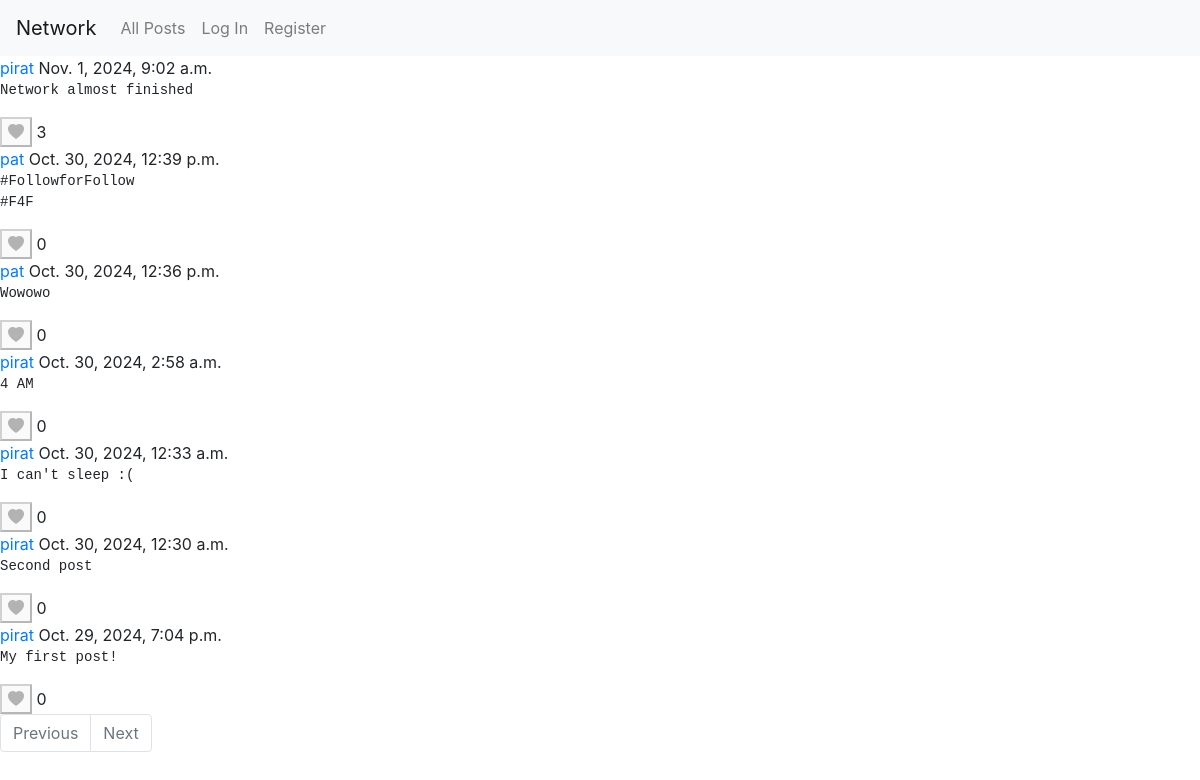
The page /user/1/followers on the database its author committed.
### network/models.py (models this page shows, shortened)
class Post(models.Model):
    user = models.ForeignKey(User, on_delete=models.CASCADE, related_name="posts")
    body = models.TextField(blank=True)
    timestamp = models.DateTimeField(auto_now_add=True)
    likes = models.ManyToManyField(User, blank=True, related_name="liked_posts")

class User(AbstractUser):
    following = models.ManyToManyField("self", symmetrical=False, related_name="followers")

### network/views.py (the view)
# urls.py: path("user/<int:id>/followers", views.followers, name="followers"),
def followers(request, id):
    user = User.objects.filter(id=id).first()
    followers = user.followers.all()
    page = Post.objects.filter(user__in=followers).order_by("-timestamp")
    return render(request, "network/index.html", {
        "page_data": page
    })

### network/templates/network/index.html (shortened to what this page needs)
{% extends "network/layout.html" %}
{% load static %}
{% block body %}
<div class="feed">
    {% for post in page_data%}
    <div class="post" data-post-id="{{ post.id }}">
        <a href="{% url "user_profile" post.user.id %}">{{post.user}}</a>
        <span> {{post.timestamp}} </span>
        <pre>{{post.body}}</pre>
        {% if user.is_authenticated %}
            {% if user in post.likes.all %}
                <button class="like-btn" data-post-id="{{ post.id }}"><i class="bi bi-heart-fill"></i></button>
            {% else %}
                <button class="like-btn" data-post-id="{{ post.id }}"><i class="bi bi-heart"></i></button>
            {% endif %}
        {% else %}
        <button id="like-btn-disabled" class="like-btn" disabled ><i class="bi bi-heart-fill"></i></button>
        {% endif %}
        <span class="like-count" data-post-id="{{ post.id }}">{{ post.likes.count }}</span>
    </div>
    {% endfor %}
</div>
<ul class="pagination">
    {% if page_data.has_previous %}
        <a class="page-link" href="/?page={{page_data.previous_page_number}}">Previous</a>
    {% else %}
    <li class="page-item disabled">
        <a class="page-link" tabindex="-1">Previous</a>
    </li>
    {% endif %}
    {% if page_data.has_next %}
        <a class="page-link" id="next-page" href="/?page={{page_data.next_page_number}}">Next</a>
    {% else %}
        <li class="page-item disabled">
            <a class="page-link" >Next</a>
        </li>
    {% endif %}
</ul>
{% endblock %}

### network/static/network/styles.css (style rules this page uses)
button:disabled { position:relative; }
button:disabled::after { content:attr(data-tooltip); position: absolute; left: 120%; bottom: 10%; text-wrap:nowrap; border: 1px solid; border-radius: 10px; padding: 2px; background-color:rgb(236, 236, 118); opacity: 0; transition: opacity 0.8s; visibility: hidden; font-size: small; }

### rows shown on the page
Post: user "pirat", timestamp "Nov. 1, 2024, 9:02 a.m.", body "Network almost finished", likes.count "3"
Post: user "pat", timestamp "Oct. 30, 2024, 12:39 p.m.", body "#FollowforFollow #F4F", likes.count "0"
Post: user "pat", timestamp "Oct. 30, 2024, 12:36 p.m.", body "Wowowo", likes.count "0"
Post: user "pirat", timestamp "Oct. 30, 2024, 2:58 a.m.", body "4 AM", likes.count "0"
Post: user "pirat", timestamp "Oct. 30, 2024, 12:33 a.m.", body "I can't sleep :(", likes.count "0"
Post: user "pirat", timestamp "Oct. 30, 2024, 12:30 a.m.", body "Second post", likes.count "0"
Post: user "pirat", timestamp "Oct. 29, 2024, 7:04 p.m.", body "My first post!", likes.count "0"
